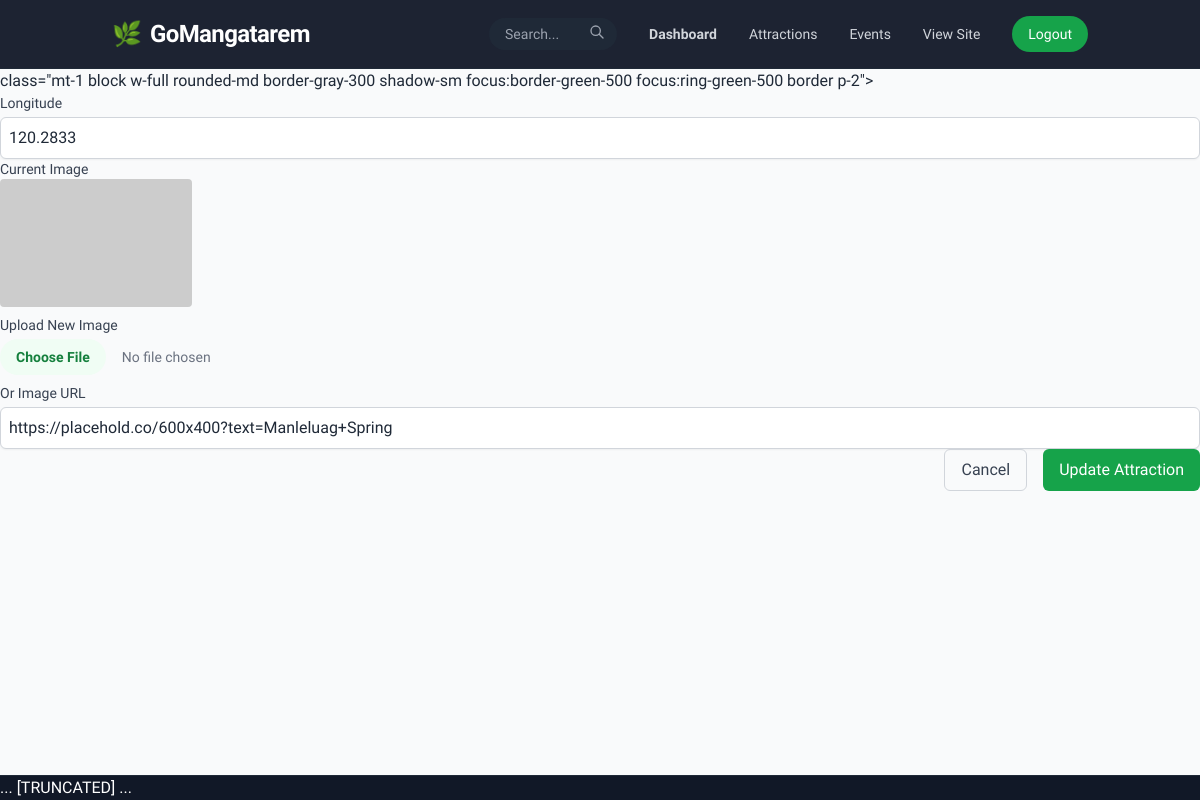
Page /admin/attractions/edit/1 (signed in) on the earlier database version.
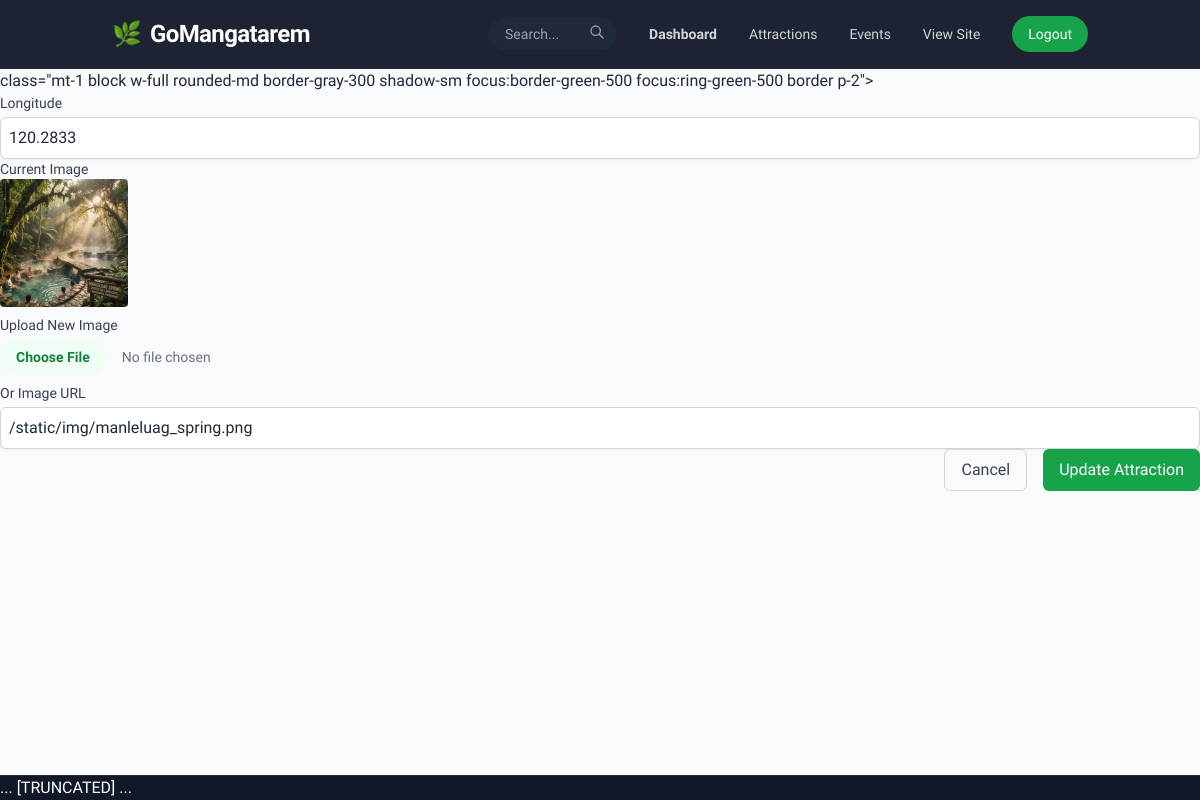
Same page on the later database version.
### models.py (models this page shows)
class Attraction(db.Model):
    id = db.Column(db.Integer, primary_key=True)
    name = db.Column(db.String(100), nullable=False, index=True)
    description = db.Column(db.Text, nullable=False)
    category = db.Column(db.String(50), nullable=False, index=True) # Nature, Historical, Religious, etc.
    barangay = db.Column(db.String(100), nullable=True, index=True)
    lat = db.Column(db.Float, nullable=False)
    lng = db.Column(db.Float, nullable=False)
    image_url = db.Column(db.String(200), nullable=True)
    status = db.Column(db.String(20), default='pending', index=True) # 'pending', 'approved'
    user_id = db.Column(db.Integer, db.ForeignKey('user.id'), nullable=True, index=True)
    created_at = db.Column(db.DateTime, default=datetime.utcnow, index=True)

### routes/admin.py (the view, shortened to what this page needs)
@admin_bp.route("/attractions/edit/<int:id>", methods=["GET", "POST"])
@login_required
@limiter.limit("10 per minute")
def edit_attraction(id):
    print(
        f"[PROGRESSIVE LOG] [admin] > edit_attraction > ENTRY: id={id}, method={request.method}"
    )
    logger.info(f"Attraction edit requested for ID {id}")
    from flask import current_app
    print(
        f"[PROGRESSIVE LOG] [admin] > edit_attraction > QUERY: Fetching attraction ID {id}"
    )
    attraction = Attraction.query.get_or_404(id)
    if current_user.role != "admin" and attraction.user_id != current_user.id:
        print(
            f"[PROGRESSIVE LOG] [admin] > edit_attraction > ERROR: Access denied for user ID={current_user.id}"
        )
        flash("Access denied.")
        return redirect(url_for("public.index"))
    print(
        f"[PROGRESSIVE LOG] [admin] > edit_attraction > RENDER: Rendering admin/edit_attraction.html"
    )
    return render_template("admin/edit_attraction.html", attraction=attraction)

### app.py (called while the page is built)
@login_manager.user_loader
def load_user(user_id):
    return User.query.get(int(user_id))

@app.context_processor
def inject_config():
    return dict(config=app.config)

### templates/admin/edit_attraction.html (shortened to what this page needs)
{% extends 'base.html' %}
{% block content %}
class="mt-1 block w-full rounded-md border-gray-300 shadow-sm focus:border-green-500 focus:ring-green-500 border p-2">
<div>
    <label class="block text-sm font-medium text-gray-700">Longitude</label>
    <input type="number" step="any" name="lng" value="{{ attraction.lng }}" required
        class="mt-1 block w-full rounded-md border-gray-300 shadow-sm focus:border-green-500 focus:ring-green-500 border p-2">
</div>
<div>
    <label class="block text-sm font-medium text-gray-700">Current Image</label>
    {% if attraction.image_url %}
    <img src="{{ attraction.image_url }}" class="h-32 w-auto mb-2 rounded">
    {% endif %}
    <label class="block text-sm font-medium text-gray-700 mt-2">Upload New Image</label>
    <input type="file" name="image" accept="image/*"
        class="mt-1 block w-full text-sm text-gray-500 file:mr-4 file:py-2 file:px-4 file:rounded-full file:border-0 file:text-sm file:font-semibold file:bg-green-50 file:text-green-700 hover:file:bg-green-100">
    <label class="block text-sm font-medium text-gray-700 mt-2">Or Image URL</label>
    <input type="url" name="image_url" value="{{ attraction.image_url }}"
        class="mt-1 block w-full rounded-md border-gray-300 shadow-sm focus:border-green-500 focus:ring-green-500 border p-2">
</div>
<div class="flex justify-end gap-4">
    <a href="{{ url_for('admin.admin_dashboard') }}"
        class="px-4 py-2 border border-gray-300 rounded-md text-gray-700 hover:bg-gray-50">Cancel</a>
    <button type="submit" class="px-4 py-2 bg-green-600 text-white rounded-md hover:bg-green-700">Update
        Attraction</button>
</div>
{% endblock %}

Differences in the rows shown:
changed Attraction: image_url: picture added; image_url "https://placehold.co/600x400?text=Manleluag+Spring" → "/static/img/manleluag_spring.png"
